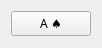
<?xml version="1.0" encoding="UTF-8"?>
<ui version="4.0">
 <class>CardWidget</class>
 <widget class="QWidget" name="CardWidget">
  <property name="geometry">
   <rect>
    <x>0</x>
    <y>0</y>
    <width>98</width>
    <height>48</height>
   </rect>
  </property>
  <property name="sizePolicy">
   <sizepolicy hsizetype="Maximum" vsizetype="Maximum">
    <horstretch>0</horstretch>
    <verstretch>0</verstretch>
   </sizepolicy>
  </property>
  <property name="windowTitle">
   <string>Form</string>
  </property>
  <layout class="QVBoxLayout" name="verticalLayout">
   <item>
    <widget class="QPushButton" name="button">
     <property name="enabled">
      <bool>true</bool>
     </property>
     <property name="sizePolicy">
      <sizepolicy hsizetype="Fixed" vsizetype="Fixed">
       <horstretch>0</horstretch>
       <verstretch>0</verstretch>
      </sizepolicy>
     </property>
     <property name="font">
      <font>
       <family>Sans Serif</family>
      </font>
     </property>
     <property name="text">
      <string>A ♠</string>
     </property>
    </widget>
   </item>
  </layout>
 </widget>
 <resources/>
 <connections/>
</ui>
